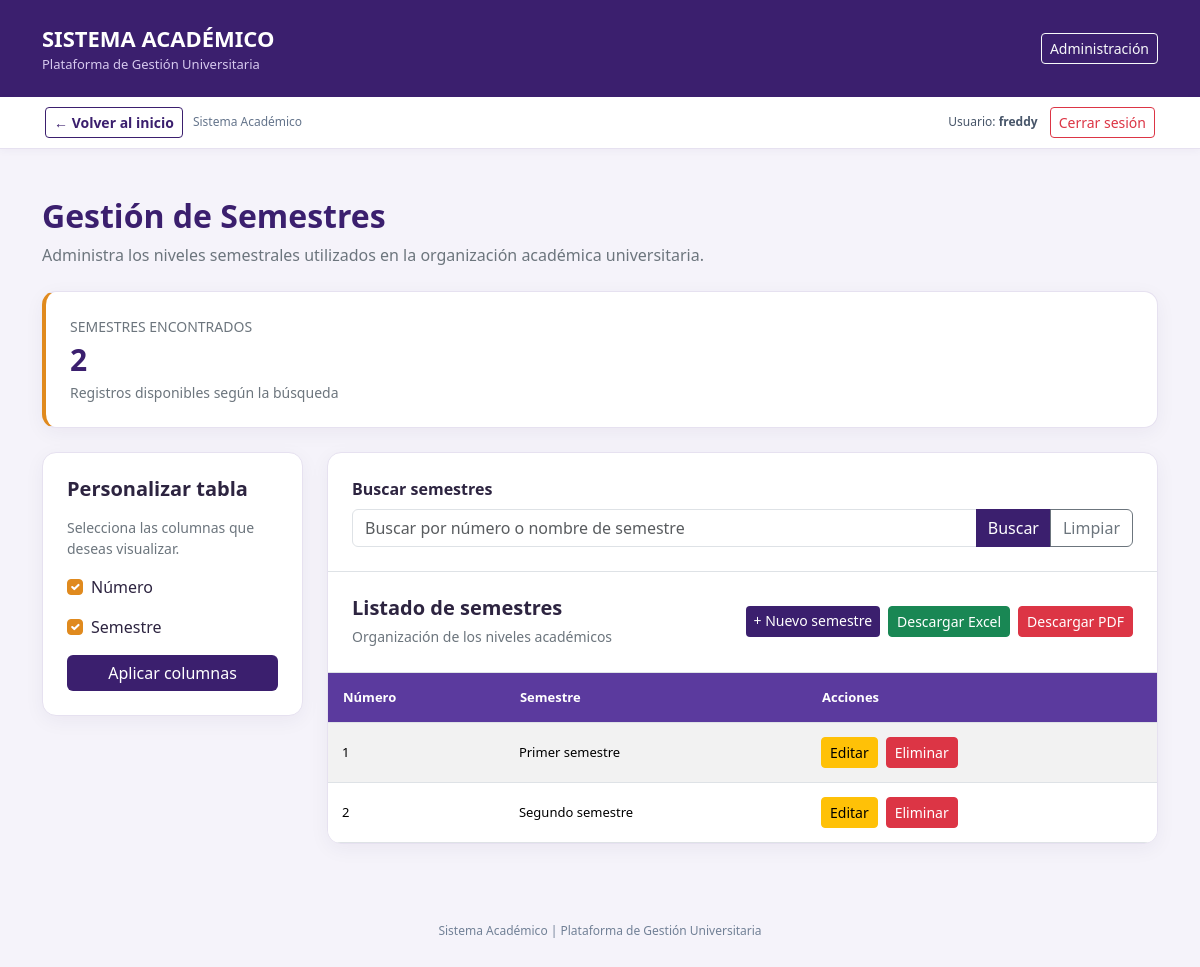
/academico/semestres/ (signed in), run on the app's committed database.
### academico/models.py (models this page shows, shortened)
class Semestre(ModeloBase):
    numero = models.PositiveSmallIntegerField(
        unique=True,
        validators=[
            MinValueValidator(1),
            MaxValueValidator(12)
        ]
    )
    nombre = models.CharField(max_length=30)
    class Meta:
        verbose_name = "Semestre"
        verbose_name_plural = "Semestres"
        ordering = ["numero"]

### academico/views.py (the view)
class SemestreListView(
    LoginRequiredMixin,
    FiltroCamposMixin,
    ListView
):
    model = Semestre
    template_name = "academico/semestre_lista.html"
    context_object_name = "semestres"
    paginate_by = 10
    login_url = "login"
    titulo_reporte = "Reporte de Semestres"
    campos_disponibles = {
        "numero": "Número",
        "nombre": "Semestre",
    }
    campos_por_defecto = [
        "numero",
        "nombre",
    ]
    ordering = ["numero"]
    def get_queryset(self):
        queryset = super().get_queryset()
        busqueda = self.request.GET.get(
            "buscar", ""
        ).strip()
        if busqueda:
            filtros = Q(nombre__icontains=busqueda)
            if busqueda.isdigit():
                filtros |= Q(numero=int(busqueda))
            queryset = queryset.filter(filtros)
        return queryset
    def get_context_data(self, **kwargs):
        contexto = super().get_context_data(**kwargs)
        contexto["filas_con_semestre"] = list(
            zip(
                contexto["object_list"],
                contexto["filas"]
            )
        )
        return contexto

### core/mixins.py (called while the page is built, shortened)
    def get_filtro_form(self):
        if self.filtro_form_class is None:
            return None
        return self.filtro_form_class(self.request.GET)

    def get_queryset(self):
        queryset = super().get_queryset()
        self.filtro_form = self.get_filtro_form()
        if self.filtro_form is not None:
            if self.filtro_form.is_valid():
                queryset = self.filtrar(
                    queryset,
                    self.filtro_form.cleaned_data
                )
        return queryset

    def get_campos_seleccionados(self):
        campos = self.request.GET.getlist("campos")
        if not campos:
            campos = self.campos_por_defecto
        campos_validos = [
            campo for campo in campos
            if campo in self.campos_disponibles
        ]
        if not campos_validos:
            campos_validos = [
                campo for campo in self.campos_por_defecto
                if campo in self.campos_disponibles
            ]
        return campos_validos

    def obtener_valor_campo(self, objeto, campo):
        valor = objeto
        for parte in campo.split("__"):
            if valor is None:
                return ""
            valor = getattr(valor, parte, "")
        return str(valor) if valor is not None else ""

    def get_context_data(self, **kwargs):
        contexto = super().get_context_data(**kwargs)
        campos = self.get_campos_seleccionados()
        encabezados = [
            self.campos_disponibles[campo]
            for campo in campos
        ]
        filas = [
            [
                self.obtener_valor_campo(objeto, campo)
                for campo in campos
            ]
            for objeto in contexto["object_list"]
        ]
        contexto["filtro_form"] = getattr(
            self, "filtro_form", self.get_filtro_form()
        )
        contexto["campos_disponibles"] = self.campos_disponibles
        contexto["campos_seleccionados"] = campos
        contexto["encabezados"] = encabezados
        contexto["filas"] = filas
        return contexto

    def get(self, request, *args, **kwargs):
        return super().get(request, *args, **kwargs)

### academico/templates/academico/semestre_lista.html (shortened to what this page needs)
<!DOCTYPE html>
<html lang="es">
<head>
    <link
        href="https://cdn.jsdelivr.net/npm/bootstrap@5.3.3/dist/css/bootstrap.min.css"
        rel="stylesheet"
    >
</head>
<body>
    <header class="barra-superior">
        <div class="container">
            <div class="d-flex justify-content-between align-items-center">
                <div>
                    <div class="marca">
                        SISTEMA ACADÉMICO
                    </div>
                    <div class="subtitulo">
                        Plataforma de Gestión Universitaria
                    </div>
                </div>
                <a href="/admin/"
                   class="btn btn-outline-light btn-sm">
                    Administración
                </a>
            </div>
        </div>
    </header>
    {% include "core/_navegacion.html" %}
    <main class="container py-5">
        <div class="mb-4">
            <h2 class="titulo-pagina">
                Gestión de Semestres
            </h2>
            <p class="text-secondary">
                Administra los niveles semestrales utilizados
                en la organización académica universitaria.
            </p>
        </div>
        <div class="tarjeta resumen p-4 mb-4">
            <div class="small text-secondary">
                SEMESTRES ENCONTRADOS
            </div>
            <div class="numero">
                {{ paginator.count }}
            </div>
            <div class="small text-secondary">
                Registros disponibles según la búsqueda
            </div>
        </div>
        <form method="get"
              action="{% url 'academico:semestre_lista' %}">
            <div class="row g-4">
                <div class="col-lg-3">
                    <div class="tarjeta p-4">
                        <h5 class="fw-bold mb-3">
                            Personalizar tabla
                        </h5>
                        <p class="text-secondary small">
                            Selecciona las columnas
                            que deseas visualizar.
                        </p>
                        {% for campo, etiqueta in campos_disponibles.items %}
                            <div class="form-check mb-3">
                                <input
                                    class="form-check-input"
                                    type="checkbox"
                                    name="campos"
                                    value="{{ campo }}"
                                    id="campo{{ forloop.counter }}"
                                    {% if campo in campos_seleccionados %}checked{% endif %}
                                >
                                <label class="form-check-label"
                                       for="campo{{ forloop.counter }}">
                                    {{ etiqueta }}
                                </label>
                            </div>
                        {% endfor %}
                        <button type="submit"
                                class="btn btn-principal w-100">
                            Aplicar columnas
                        </button>
                    </div>
                </div>
                <div class="col-lg-9">
                    <div class="tarjeta overflow-hidden">
                        <div class="p-4 border-bottom">
                            <label for="buscar"
                                   class="form-label fw-bold">
                                Buscar semestres
                            </label>
                            <div class="input-group">
                                <input
                                    type="text"
                                    id="buscar"
                                    name="buscar"
                                    class="form-control"
                                    value="{{ request.GET.buscar|default:'' }}"
                                    placeholder="Buscar por número o nombre de semestre"
                                >
                                <button type="submit"
                                        class="btn btn-principal">
                                    Buscar
                                </button>
                                <a href="{% url 'academico:semestre_lista' %}"
                                   class="btn btn-outline-secondary">
                                    Limpiar
                                </a>
                            </div>
                        </div>
                        <div class="p-4 border-bottom">
                            <div class="d-flex flex-wrap justify-content-between align-items-center gap-3">
                                <div>
                                    <h5 class="fw-bold mb-1">
                                        Listado de semestres
                                    </h5>
                                    <small class="text-secondary">
                                        Organización de los niveles académicos
                                    </small>
                                </div>
                                <div class="d-flex flex-wrap gap-2">
                                    <a href="{% url 'academico:semestre_crear' %}"
                                       class="btn btn-principal btn-sm">
                                        + Nuevo semestre
                                    </a>
                                    <button type="submit"
                                            name="exportar"
                                            value="excel"
                                            class="btn btn-success btn-sm">
                                        Descargar Excel
                                    </button>
                                    <button type="submit"
                                            name="exportar"
                                            value="pdf"
                                            class="btn btn-danger btn-sm">
                                        Descargar PDF
                                    </button>
                                </div>
                            </div>
                        </div>
                        <div class="table-responsive">
                            <table class="table table-striped tabla-semestres mb-0">
                                <thead>
                                    <tr>
                                        {% for encabezado in encabezados %}
                                            <th>{{ encabezado }}</th>
                                        {% endfor %}
                                        <th>Acciones</th>
                                    </tr>
                                </thead>
                                <tbody>
                                    {% for semestre, fila in filas_con_semestre %}
                                        <tr>
                                            {% for valor in fila %}
                                                <td>{{ valor }}</td>
                                            {% endfor %}
                                            <td>
                                                <div class="botones-acciones">
                                                    <a href="{% url 'academico:semestre_editar' semestre.pk %}"
                                                       class="btn btn-warning btn-sm">
                                                        Editar
                                                    </a>
                                                    <a href="{% url 'academico:semestre_eliminar' semestre.pk %}"
                                                       class="btn btn-danger btn-sm">
                                                        Eliminar
                                                    </a>
                                                </div>
                                            </td>
                                        </tr>
                                    {% endfor %}
                                </tbody>
                            </table>
                        </div>
                    </div>
                </div>
            </div>
        </form>
    </main>
    <footer class="pie-sistema">
        Sistema Académico |
        Plataforma de Gestión Universitaria
    </footer>
</body>
</html>

### core/templates/core/_navegacion.html (shortened to what this page needs)
<nav aria-label="Navegación del sistema" style="background:#fff;border-bottom:1px solid #e6e1f0;box-shadow:0 2px 8px rgba(59,31,110,.04)">
  <div style="max-width:1140px;margin:0 auto;padding:10px 15px;display:flex;align-items:center;justify-content:space-between;gap:12px;flex-wrap:wrap">
    <div style="display:flex;align-items:center;gap:10px;flex-wrap:wrap">
      {% if request.path != '/' %}
      <a href="{% url 'inicio' %}" class="btn btn-outline-primary btn-sm" style="border-color:#3b1f6e;color:#3b1f6e;font-weight:600">
        &larr; Volver al inicio
      </a>
      {% else %}
      <span style="font-weight:700;color:#3b1f6e;font-size:14px">Panel principal</span>
      {% endif %}
      <span style="font-size:12px;color:#64748b">Sistema Académico</span>
    </div>
    <div style="display:flex;align-items:center;gap:12px;flex-wrap:wrap">
      <span style="font-size:12px;color:#475569">Usuario: <strong>{{ request.user.get_username }}</strong></span>
      <form action="{% url 'logout' %}" method="post" style="margin:0">
        <button type="submit" class="btn btn-outline-danger btn-sm" aria-label="Cerrar sesión del sistema">Cerrar sesión</button>
      </form>
    </div>
  </div>
</nav>

### academico/templates/academico/semestre_lista.html (style rules this page uses)
body { background: #f5f3fa; font-family: 'Segoe UI', Arial, sans-serif; color: #2d2440; }
.barra-superior { background: #3b1f6e; color: white; padding: 22px 0; }
.marca { font-size: 22px; font-weight: 700; }
.subtitulo { color: #d6c9ee; font-size: 13px; }
.titulo-pagina { color: #3b1f6e; font-weight: 700; }
.tarjeta { background: white; border: 1px solid #e6e1f0; border-radius: 14px; box-shadow: 0 5px 20px rgba(45,25,85,.05); }
.resumen { border-left: 4px solid #e08a1e; }
.numero { color: #3b1f6e; font-size: 30px; font-weight: 700; }
.btn-principal { background: #3b1f6e; border: none; color: white; }
.form-check-input:checked { background-color: #e08a1e; border-color: #e08a1e; }
.tabla-semestres thead th { background: #5b3a9e; color: white; padding: 15px; font-size: 13px; white-space: nowrap; }
.tabla-semestres tbody td { font-size: 13px; padding: 14px; vertical-align: middle; }
.botones-acciones { display: flex; gap: 8px; white-space: nowrap; }
.pie-sistema { text-align: center; color: #718096; font-size: 12px; padding: 30px; }

### data on the page
Semestre: fila "1" "Primer semestre"
Semestre: fila "2" "Segundo semestre"

### other printed values
{{ request.user.get_username }} "freddy"
{{ paginator.count }} "2"
{{ etiqueta }} "Número" "Semestre"
{{ encabezado }} "Número" "Semestre"
